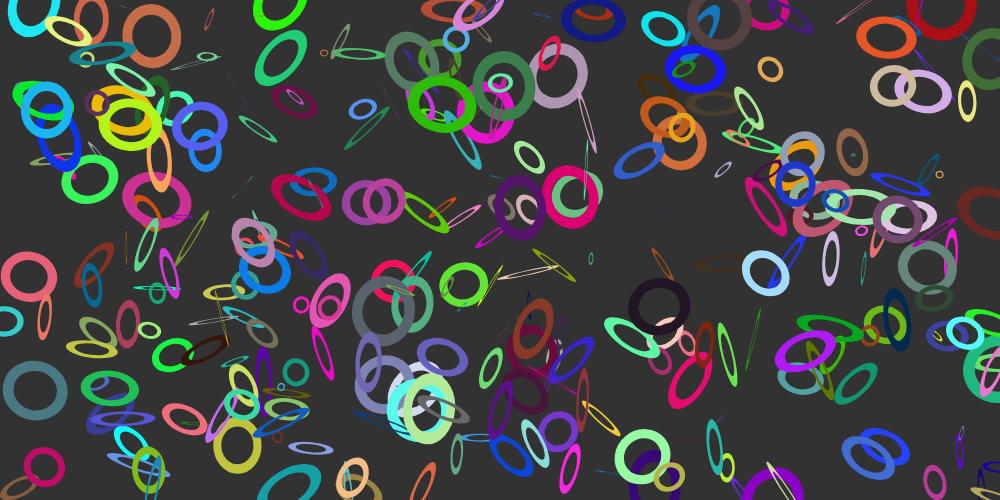
Frame 1 (no input)
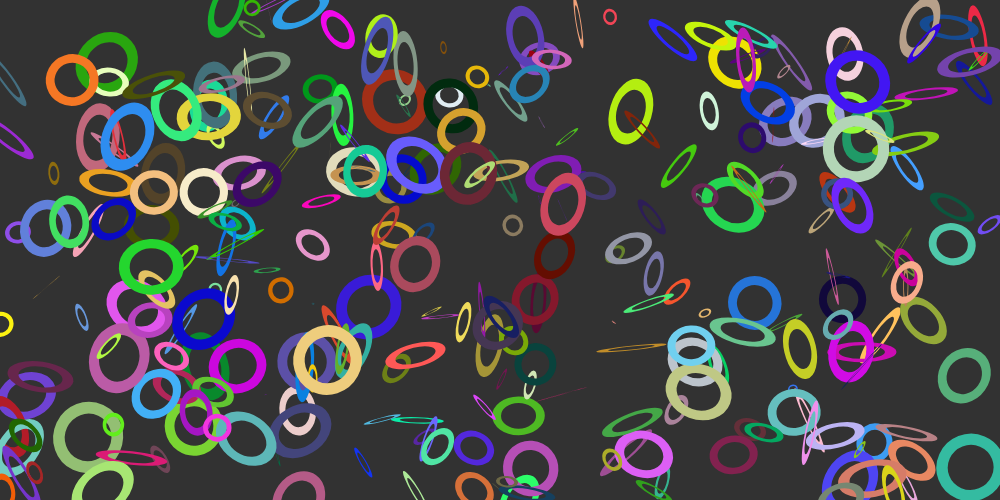
Frame 2 (the mouse pressed at the canvas centre, redrawn once)

The p5.js sketch that drew these frames (run headless with seeded random() and noise() and a simulated clock; the mouse was pressed at the canvas centre and the sketch redrawn once):

// p5.js sketch
// ── sketch.js
//https://github.com/stavrosdidakis/DAT-GAD-405_2017
//https://p5js.org

//DAT405 / GAD405
//06_Exercise02 - Geometric Universe

function setup() {
  createCanvas(1000, 500);
  strokeWeight(8);
  noFill();
  //frameRate(1);
  noLoop();
}

function draw() {
  background(50);
  //Create 100 rings using the for-loop
  for (var i = 0; i < 300; i++) {
    push(); //store the matrix before translate
    //Random position between the size of the canvas
    translate(random(width), random(height));
    //Random rotation
    rotate(random(2*PI));
    //Random scale
    scale(random(1.5), random(1.5));
    //Random stroke color
    stroke(random(255), random(255), random(255));
    ellipse(0, 0, 40, 40);
    pop(); //reset the matrix to original state
  }
}
